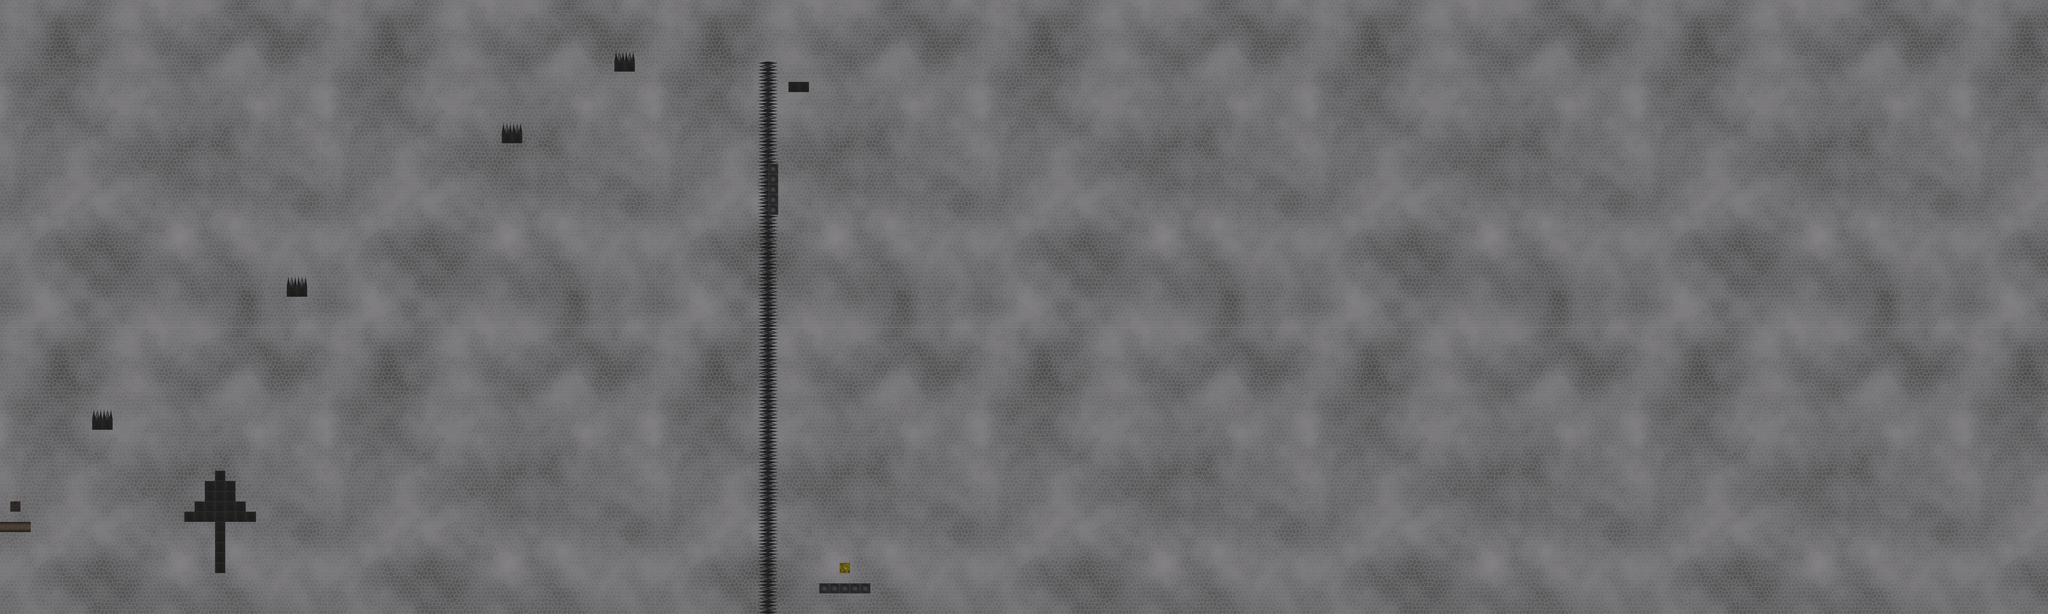

Below is a game level as drawn by its tile map, then a one-line description and the .tmx that defines it (tile-layer data replaced by summaries):
An orthogonal 200x60 tile map with 32x32 px tiles, 7 tile layers (Background, Meta, Collision, Spike, ...), 7 tilesets.

<map version="1.0" orientation="orthogonal" renderorder="right-down" width="200" height="60" tilewidth="32" tileheight="32" nextobjectid="1">
 <tileset firstgid="1" name="bg10" tilewidth="32" tileheight="32">
  <image source="../bg10.png" width="1024" height="1024" />
 </tileset>
 <tileset firstgid="1025" name="earthblock_small" tilewidth="32" tileheight="32">
  <image source="../earthblock_small.png" width="32" height="32" />
 </tileset>
 <tileset firstgid="1026" name="steel_small" tilewidth="32" tileheight="32">
  <image source="../steel_small.png" width="32" height="32" />
 </tileset>
 <tileset firstgid="1027" name="stone_dark_small" tilewidth="32" tileheight="32">
  <image source="../stone_dark_small.png" width="32" height="32" />
 </tileset>
 <tileset firstgid="1028" name="Spike_small" tilewidth="32" tileheight="32">
  <image source="../Spike_small.png" width="32" height="33" />
 </tileset>
 <tileset firstgid="1029" name="Bg4" tilewidth="32" tileheight="32">
  <image source="../Bg4.png" width="32" height="32" />
 </tileset>
 <tileset firstgid="1030" name="block2_small" tilewidth="32" tileheight="32">
  <image source="../block2_small.png" width="32" height="33" />
 </tileset>
 <layer name="Background" width="200" height="60">
  <data>[12000 cells, 12000 non-empty, 1024 distinct tile ids]</data>
 </layer>
 <layer name="Meta" width="200" height="60">
  <data>[12000 cells, 14 non-empty, 3 distinct tile ids]</data>
 </layer>
 <layer name="Collision" width="200" height="60">
  <data>[12000 cells, 13 non-empty, 2 distinct tile ids]</data>
 </layer>
 <layer name="Spike" width="200" height="60">
  <data>[12000 cells, 116 non-empty, 1 distinct tile ids]</data>
 </layer>
 <layer name="Metal" width="200" height="60">
  <data>[12000 cells, 34 non-empty, 2 distinct tile ids]</data>
 </layer>
 <layer name="Goal" width="200" height="60">
  <data>[12000 cells, 1 non-empty, 1 distinct tile ids]</data>
 </layer>
 <layer name="Spawn" width="200" height="60">
  <data>[12000 cells, 1 non-empty, 1 distinct tile ids]</data>
 </layer>
</map>
